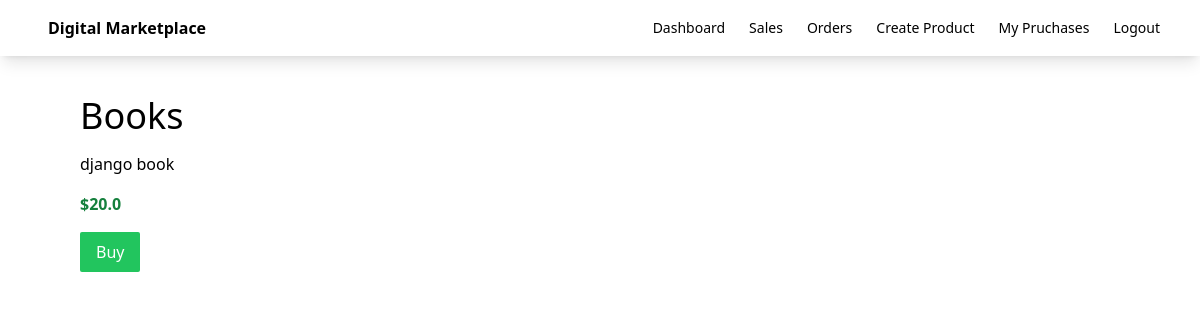
The app's page /product/2/, older data.
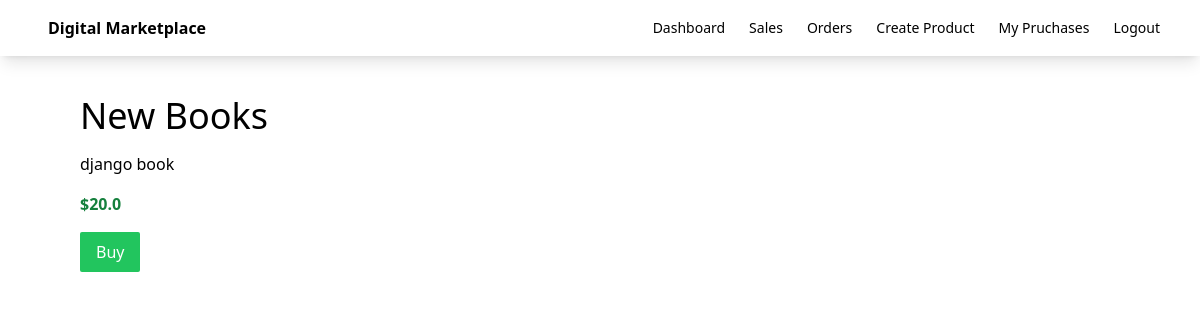
The same page, newer data.
### myapp/models.py (models this page shows, shortened)
class Product(models.Model):
    seller = models.ForeignKey(User, on_delete=models.CASCADE)
    name = models.CharField(max_length=100)
    description = models.CharField(max_length=100)
    price = models.FloatField()
    file = models.FileField(upload_to='uploads')

### myapp/views.py (the view)
# urls.py: path('product/<int:id>/',views.detail,name='detail'),
def detail(request, id):
    product = Product.objects.get(id=id)
    stripe_publishable_key = settings.STRIPE_PUBLISHABLE_KEY
    return render(request, 'myapp/detail.html',{'product':product, 'stripe_publishable_key':stripe_publishable_key})

### myapp/templates/myapp/detail.html (shortened to what this page needs)
{% extends 'myapp/base.html' %}
{% block body %}
<div class="flex p-10">
    <div class="pl-10">
        <div class="text-4xl mb-4">{{ product.name }}</div>
        <div class="mb-4">{{ product.description }}</div>
        <div class="mb-4 text-green-700 font-bold">${{ product.price }}</div>
        <div>
            <button id="checkout-button" class="bg-green-500 text-white px-4 py-2 rounded-sm">Buy</button>
        </div>
    </div>
</div>
{% endblock %}

Row changes from the older to the newer data that the page shows:
changed Product "django book": name "Books" → "New Books"
